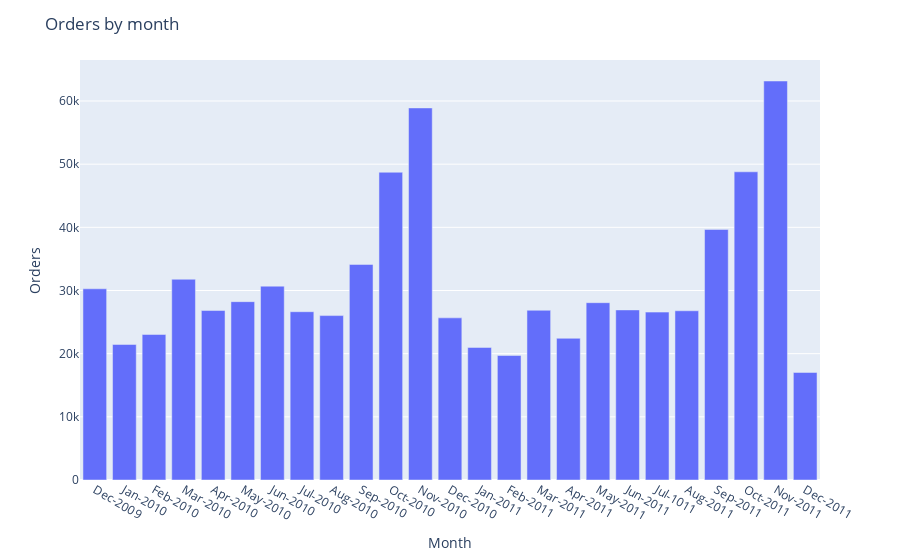

Here is the notebook cell this chart was saved with:
### Code cell
datamonth = data.sort_values(by=["Year", "Month"], ascending=True).groupby(["Year", "Month"]).Invoice.count().values
yearmonth = ["Dec-2009", "Jan-2010", "Feb-2010", "Mar-2010", "Apr-2010", "May-2010",
             "Jun-2010", "Jul-2010", "Aug-2010", "Sep-2010", "Oct-2010", "Nov-2010","Dec-2010", "Jan-2011", "Feb-2011", "Mar-2011", "Apr-2011", "May-2011",
             "Jun-2011", "Jul-1011", "Aug-2011", "Sep-2011", "Oct-2011", "Nov-2011", 
             "Dec-2011"]
fig = px.bar(x=yearmonth, y=datamonth)
fig.update_layout(
    title="Orders by month",
    xaxis_title="Month",
    yaxis_title="Orders",
    )
fig.show()

### Figure 1 — Plotly figure (JSON) as saved in the notebook; plotly's stock layout.template omitted (floating-point values rounded to 4 significant figures)
{"data": [{"alignmentgroup": "True", "hovertemplate": "x=%{x}<br>y=%{y}<extra></extra>", "legendgroup": "", "marker": {"color": "#636efa"}, "name": "", "offsetgroup": "", "orientation": "v", "showlegend": false, "textposition": "auto", "type": "bar", "x": ["Dec-2009", "Jan-2010", "Feb-2010", "Mar-2010", "Apr-2010", "May-2010", "Jun-2010", "Jul-2010", "Aug-2010", "Sep-2010", "Oct-2010", "Nov-2010", "Dec-2010", "Jan-2011", "Feb-2011", "Mar-2011", "Apr-2011", "May-2011", "Jun-2011", "Jul-1011", "Aug-2011", "Sep-2011", "Oct-2011", "Nov-2011", "Dec-2011"], "xaxis": "x", "y": [30272, 21458, 23040, 31782, 26831, 28233, 30688, 26643, 26029, 34128, 48723, 58905, 25670, 20988, 19706, 26870, 22433, 28073, 26926, 26580, 26790, 39669, 48793, 63168, 17027], "yaxis": "y"}], "layout": {"barmode": "relative", "legend": {"tracegroupgap": 0}, "margin": {"t": 60}, "title": {"text": "Orders by month"}, "xaxis": {"anchor": "y", "domain": [0, 1], "title": {"text": "Month"}}, "yaxis": {"anchor": "x", "domain": [0, 1], "title": {"text": "Orders"}}}}
